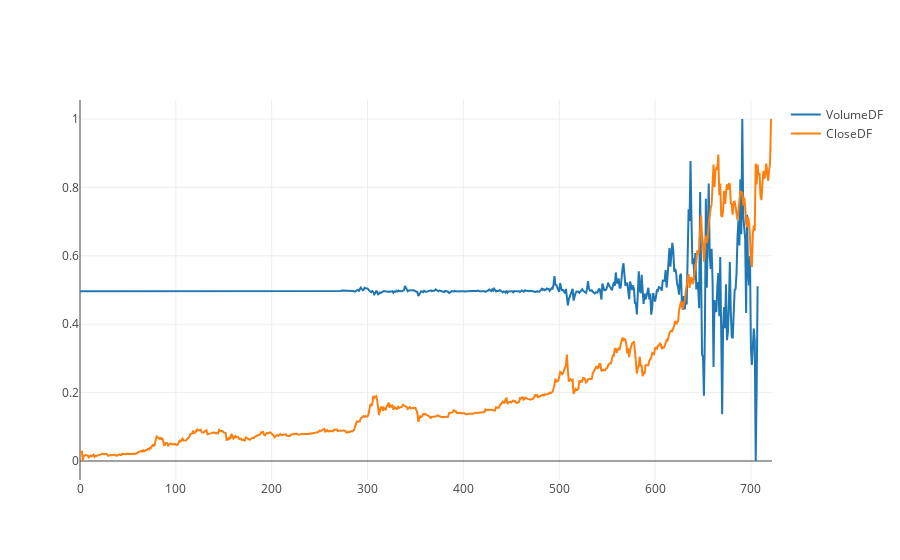

Notebook cell for this chart:
### Code cell
VolumeDF = go.Scatter( y = volumeDif.reshape(-1,), name = 'VolumeDF')
closeDF = go.Scatter( y = close.reshape(-1,), name = 'CloseDF')

iplot([VolumeDF,closeDF])

### Figure 1 — Plotly figure (JSON) as saved in the notebook; plotly's stock layout.template omitted (floating-point values rounded to 4 significant figures; data arrays with more than 128 entries replaced by an {"elided": "..."} marker saying what was removed)
{"data": [{"name": "VolumeDF", "type": "scatter", "y": {"elided": "708 float values"}}, {"name": "CloseDF", "type": "scatter", "y": {"elided": "723 float values"}}], "layout": {}}
